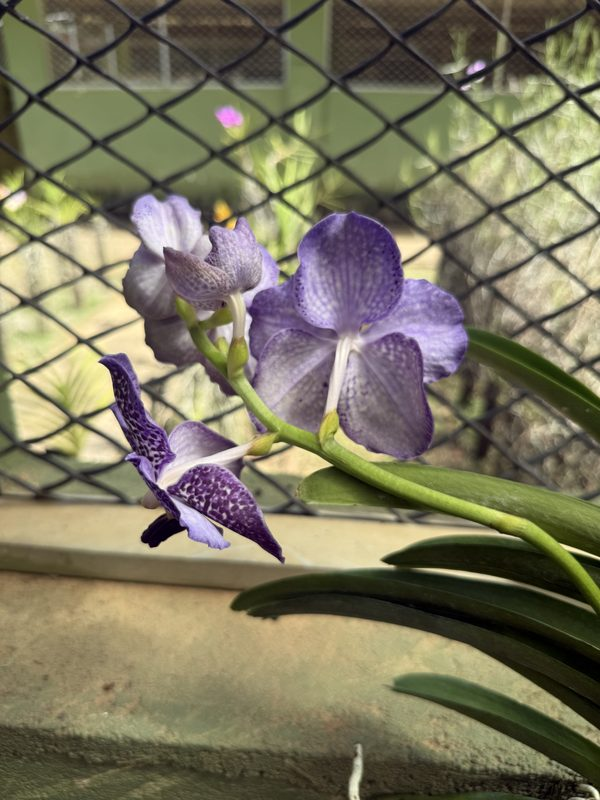
#> input picture ml-models/hybrid_pollination/data/knowledge/collection/img_6038.jpg, 600 x 800 px; its folder holds only this picture in this run
$ python label_flowers.py --dir ../data/knowledge/collection
#> lines starting #> are read from the running program, lines starting #| are printed output that depends on the picture; after the words box and inside, x2 and y2 are one past the last pixel; in counts of white or black regions, pixels touching at a corner belong together
"""
Hybrid Pollination - Automatic Flower Labelling for Cutout Images

Proposes flower / no-flower labels for background-removed orchid images, so
that a supervised flower detector can be trained without hand-labelling 800
pictures from scratch.

WHY THIS IS EASY HERE AND WAS IMPOSSIBLE ON THE NURSERY PHOTOS
---------------------------------------------------------------
Flower detection failed on the project's own whole-plant photographs because
the background defeated it: bright gaps of greenhouse roof between the leaves
are compact, enclosed by foliage, and LESS saturated than a backlit bloom
(measured: bloom hue ~14 / saturation ~33 against sky hue ~109 / saturation
~44). No colour threshold separates them.

These images have the background removed. What remains is plant on white. A
flower is then simply the part of the plant that is neither white background
nor green foliage - a rule that cannot fire on sky, gravel, netting or a hand,
because none of those are present.

The labels this produces are PROPOSALS. They are written with a confidence and
a margin so the uncertain ones can be reviewed first; the clear cases do not
need checking. Nothing here should be treated as ground truth until the
low-confidence rows have been looked at.

Usage:
    python src/label_flowers.py --dir "C:/Users/VICTUS/Pictures/orchid"
    python src/label_flowers.py --dir ... --review 40      # write a review sheet
"""

import os
import sys
import csv
import argparse

import cv2
import numpy as np


BASE_DIR = os.path.dirname(os.path.dirname(os.path.abspath(__file__)))
OUT_CSV = os.path.join(BASE_DIR, "data", "knowledge", "cutout_flower_labels.csv")
REVIEW_DIR = os.path.join(BASE_DIR, "results", "flower_label_review")

# Background is near-white in these cutouts
BG_VALUE = 225          # V above this with low saturation is background
BG_SATURATION = 35

# Foliage hue band in OpenCV space
LEAF_HUE_LO, LEAF_HUE_HI = 28, 95

# A flower must be this fraction of the PLANT (not the frame) to count
MIN_FLOWER_FRACTION = 0.020
CONFIDENT_FRACTION = 0.060
MIN_BLOB_AREA = 40      # px at native ~224x224


def analyse_cutout(image_path: str) -> dict:
    """
    Measure the flower fraction of one background-removed plant image.

    Returns:
        dict with plant_fraction, flower_fraction, label, confidence, colour
    """
    img = cv2.imread(image_path)
    if img is None:
        raise ValueError(f"Could not read {image_path}")

    hsv = cv2.cvtColor(img, cv2.COLOR_BGR2HSV)
    H, S, V = hsv[:, :, 0], hsv[:, :, 1], hsv[:, :, 2]

    # Background: bright and unsaturated
    background = (V >= BG_VALUE) & (S <= BG_SATURATION)
    plant = (~background).astype(np.uint8) * 255

    # Clean up JPEG fringing around the cutout edge
    kernel = cv2.getStructuringElement(cv2.MORPH_ELLIPSE, (3, 3))
    plant = cv2.morphologyEx(plant, cv2.MORPH_OPEN, kernel, iterations=1)

    plant_px = int(cv2.countNonZero(plant))
    frame_px = img.shape[0] * img.shape[1]

    if plant_px < 200:
        return {"plant_fraction": 0.0, "flower_fraction": 0.0, "label": "unknown",
                "confidence": 0.0, "colour": "", "n_blobs": 0,
                "note": "no plant found"}

    # Foliage: green, within the plant
    foliage = ((H >= LEAF_HUE_LO) & (H <= LEAF_HUE_HI)).astype(np.uint8) * 255
    foliage = cv2.bitwise_and(foliage, plant)

    # Flower candidate: plant, not foliage, and actually coloured.
    # The saturation floor keeps brown stems and pale roots out.
    coloured = (S >= 45).astype(np.uint8) * 255
    flower = cv2.bitwise_and(cv2.bitwise_and(plant, cv2.bitwise_not(foliage)), coloured)
    flower = cv2.morphologyEx(flower, cv2.MORPH_OPEN, kernel, iterations=1)
    flower = cv2.morphologyEx(flower, cv2.MORPH_CLOSE, kernel, iterations=2)

    # Keep only blobs big enough to be a bloom, not stem speckle
    n, labels, stats, _ = cv2.connectedComponentsWithStats((flower > 0).astype(np.uint8), 8)
    keep = np.zeros_like(flower)
    n_blobs = 0
    for lab in range(1, n):
        if stats[lab, cv2.CC_STAT_AREA] >= MIN_BLOB_AREA:
            keep[labels == lab] = 255
            n_blobs += 1

    flower_px = int(cv2.countNonZero(keep))
    fraction = flower_px / plant_px

    if fraction >= MIN_FLOWER_FRACTION:
        label = "flower"
        confidence = float(np.clip(fraction / CONFIDENT_FRACTION, 0.0, 1.0))
    else:
        label = "no_flower"
        # Confident it is empty when there is almost nothing there
        confidence = float(np.clip(1.0 - fraction / MIN_FLOWER_FRACTION, 0.0, 1.0))

    colour = ""
    if label == "flower" and flower_px > 0:
        hues = H[keep > 0]
        vals = V[keep > 0]
        colour = _name_colour(float(np.median(hues)), float(np.median(vals)))

    return {
        "plant_fraction": round(plant_px / frame_px, 4),
        "flower_fraction": round(fraction, 4),
        "label": label,
        "confidence": round(confidence, 3),
        "colour": colour,
        "n_blobs": n_blobs,
        "note": "",
    }


def _name_colour(hue: float, value: float) -> str:
    """Rough colour name from median hue."""
    if value < 90:
        return "dark"
    for name, lo, hi in [("red", 0, 8), ("orange", 9, 20), ("yellow", 21, 33),
                         ("cyan", 96, 105), ("blue", 106, 125),
                         ("violet", 126, 145), ("magenta", 146, 168), ("red", 169, 179)]:
        if lo <= hue <= hi:
            return name
    return "other"


def write_review_sheet(rows: list, source_dir: str, n: int):
    """
    Build contact sheets of the least confident labels, for quick eyeballing.

    Reviewing the uncertain ones is enough - the confident cases are the ones
    a person would agree with instantly anyway.
    """
    os.makedirs(REVIEW_DIR, exist_ok=True)
    uncertain = sorted(rows, key=lambda r: r["confidence"])[:n]

    tiles, labels = [], []
    for r in uncertain:
        img = cv2.imread(os.path.join(source_dir, r["image"]))
        if img is None:
            continue
        tile = cv2.resize(img, (140, 140))
        colour = (0, 140, 0) if r["label"] == "flower" else (0, 0, 160)
        cv2.rectangle(tile, (0, 0), (139, 139), colour, 3)
        cv2.putText(tile, r["image"][:8], (4, 16), cv2.FONT_HERSHEY_SIMPLEX,
                    0.38, (0, 0, 0), 1, cv2.LINE_AA)
        cv2.putText(tile, f"{r['label'][:6]} {r['confidence']:.2f}", (4, 133),
                    cv2.FONT_HERSHEY_SIMPLEX, 0.36, colour, 1, cv2.LINE_AA)
        tiles.append(tile)
        labels.append(r["image"])

    if not tiles:
        return

    per_row = 8
    rows_out = []
    for i in range(0, len(tiles), per_row):
        chunk = tiles[i:i + per_row]
        while len(chunk) < per_row:
            chunk.append(np.full((140, 140, 3), 255, np.uint8))
        rows_out.append(np.hstack(chunk))

    sheet = np.vstack(rows_out)
    path = os.path.join(REVIEW_DIR, "least_confident.jpg")
    cv2.imwrite(path, sheet)
    print(f"[SAVED] Review sheet -> {path}")
    print("        Green border = labelled flower, red = labelled no_flower.")
    print("        Check these; the high-confidence ones do not need review.")


def main():
    parser = argparse.ArgumentParser()
    parser.add_argument("--dir", required=True, help="Folder of cutout images")
    parser.add_argument("--review", type=int, default=40,
                        help="How many least-confident images to put on a review sheet")
    args = parser.parse_args()

    if not os.path.isdir(args.dir):
        raise SystemExit(f"[ERROR] Not a folder: {args.dir}")

    files = sorted(f for f in os.listdir(args.dir)
                   if os.path.splitext(f)[1].lower() in {".jpg", ".jpeg", ".png"})
    print(f"[STEP] Labelling {len(files)} cutout images...")

    rows = []
    for i, name in enumerate(files, 1):
        if i % 100 == 0:
            print(f"  {i}/{len(files)}")
        try:
            r = analyse_cutout(os.path.join(args.dir, name))
#> in analyse_cutout, img is the input picture: shape (800, 600, 3); mean B, G, R 94.8, 118.8, 123.7
#> in analyse_cutout, `H, S, V = hsv[:, :, 0], hsv[:, :, 1], hsv[:, :, 2]`:
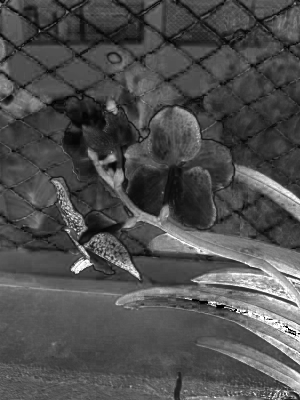
#> S: shape (800, 600) (shown at 1/2 size); min 0, max 255, mean 79.1
#> in analyse_cutout, `H, S, V = hsv[:, :, 0], hsv[:, :, 1], hsv[:, :, 2]`:
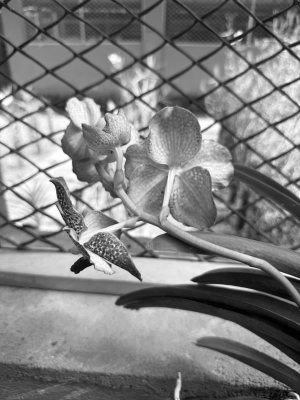
#> V: shape (800, 600) (shown at 1/2 size); min 0, max 255, mean 127.4
#> in analyse_cutout, `background = (V >= BG_VALUE) & (S <= BG_SATURATION)`:
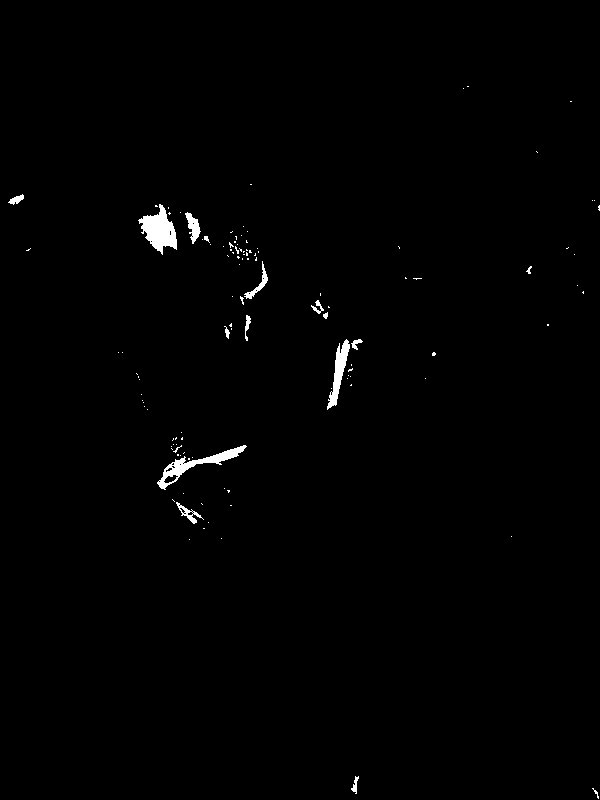
#> background: shape (800, 600) bool; 0.8% white; 117 white regions (101 under 20 px), largest, box (x1, y1, x2, y2) and area: (138, 204, 177, 255) 1018, (157, 445, 247, 490) 830, (327, 339, 350, 410) 594
#> in analyse_cutout, `plant_px = int(cv2.countNonZero(plant))`: plant_px = 475976
#> in analyse_cutout, `n, labels, stats, _ = cv2.connectedComponentsWithStats((flower > 0).as..`:
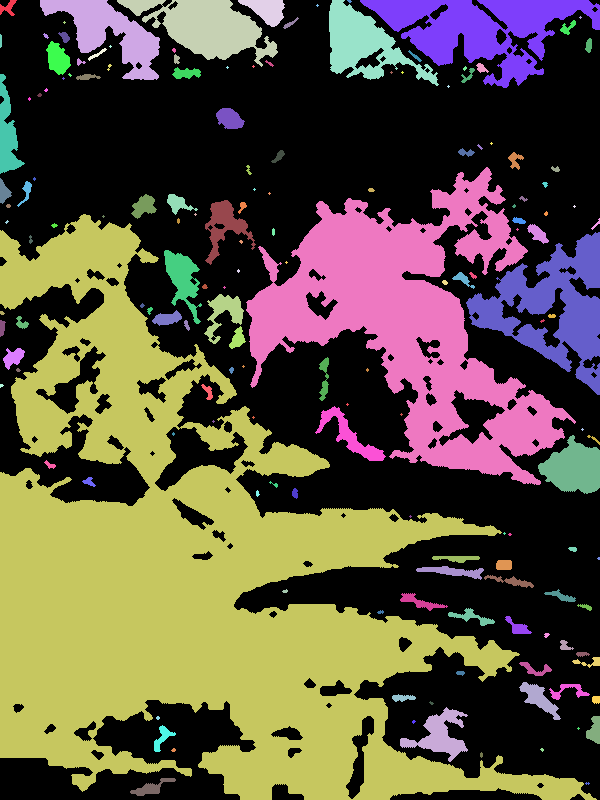
#> labels: shape (800, 600) int32; 160 distinct labels, from 0 to 159; one colour per label, 0 black
#> in analyse_cutout, `n, labels, stats, _ = cv2.connectedComponentsWithStats((flower > 0).as..`: n = 160; stats = 160 rows, first 6: [0, 0, 600, 800, 249499], [0, 0, 17, 16, 129], [40, 0, 120, 80, 4018], [117, 0, 161, 67, 5142], [238, 0, 47, 27, 726], [329, 0, 110, 86, 3909]
#> after the loop in analyse_cutout, `for lab in range(1, n):`:
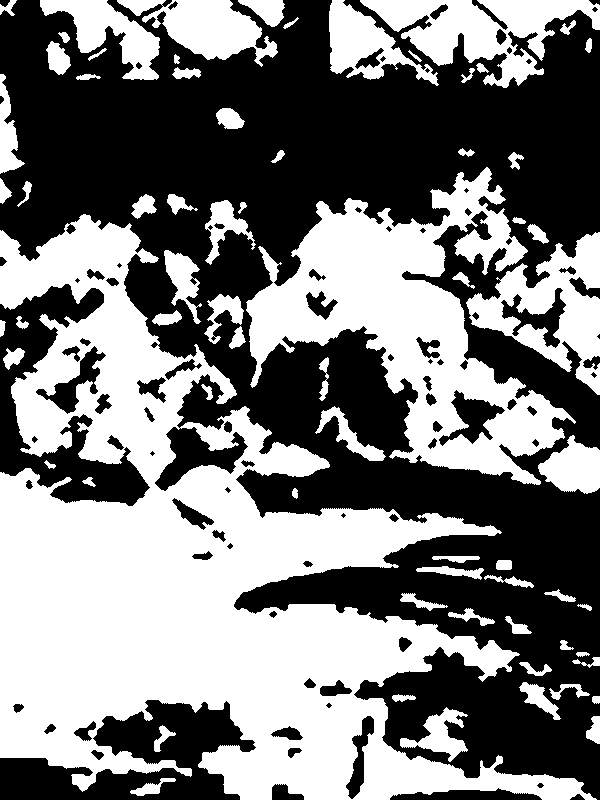
#> keep: shape (800, 600); 47.8% white; 70 white regions, largest, box (x1, y1, x2, y2) and area: (0, 214, 597, 800) 138670, (246, 167, 576, 485) 39439, (360, 0, 600, 88) 9577
#> after the loop in analyse_cutout, `for lab in range(1, n):`: n_blobs = 70
#> in analyse_cutout, `flower_px = int(cv2.countNonZero(keep))`: flower_px = 229289
#> in analyse_cutout, `fraction = flower_px / plant_px`: fraction = 0.482
#> in analyse_cutout, `confidence = float(np.clip(fraction / CONFIDENT_FRACTION, 0.0, 1.0))`: confidence = 1
#> in analyse_cutout, `colour = _name_colour(float(np.median(hues)), float(np.median(vals)))`: colour = 'yellow'
        except Exception as e:
            print(f"  [WARN] {name}: {e}")
            continue
        rows.append({"image": name, "source_dir": args.dir, **r})

    os.makedirs(os.path.dirname(OUT_CSV), exist_ok=True)
    with open(OUT_CSV, "w", newline="", encoding="utf-8") as f:
        f.write("# AUTO-PROPOSED flower labels for background-removed orchid images.\n")
        f.write("# These are proposals, not verified ground truth. Review the\n")
        f.write("# low-confidence rows before training on them.\n")
        w = csv.DictWriter(f, fieldnames=list(rows[0].keys()))
        w.writeheader()
        w.writerows(rows)

    n_flower = sum(1 for r in rows if r["label"] == "flower")
#> n_flower = 1
    n_none = sum(1 for r in rows if r["label"] == "no_flower")
#> n_none = 0
    low = sum(1 for r in rows if r["confidence"] < 0.5)
#> low = 0

    print("\n" + "=" * 62)
    print("AUTO-LABELLING RESULT")
    print("=" * 62)
    print(f"  flower     : {n_flower:4d}  ({n_flower / len(rows) * 100:.0f}%)")
#|   flower     :    1  (100%)
    print(f"  no_flower  : {n_none:4d}  ({n_none / len(rows) * 100:.0f}%)")
#|   no_flower  :    0  (0%)
    print(f"  low confidence (<0.5), review these: {low}")
#|   low confidence (<0.5), review these: 0

    colours = {}
    for r in rows:
        if r["label"] == "flower" and r["colour"]:
            colours[r["colour"]] = colours.get(r["colour"], 0) + 1
#> this loop made 1 pass
#> after the loop, colours = {'yellow': 1}
    if colours:
        print("\n  flower colours proposed:")
        for c, n in sorted(colours.items(), key=lambda x: -x[1]):
            print(f"    {n:4d}  {c}")
#> this loop made 1 pass
#> (c, n) on pass 1: ('yellow', 1)
#> (printed output is left out)

    print("=" * 62)
    print(f"[SAVED] {OUT_CSV}")

    if args.review:
        write_review_sheet(rows, args.dir, args.review)
#> in write_review_sheet, `uncertain = sorted(rows, key=lambda r: r["confidence"])[:n]`: uncertain = 1 item
#> in write_review_sheet, `colour = (0, 140, 0) if r["label"] == "flower" else (0, 0, 160)`: colour = (0, 140, 0)
#> in write_review_sheet, `cv2.putText(tile, f"{r['label'][:6]} {r['confidence']:.2f}", (4, 133),..`:
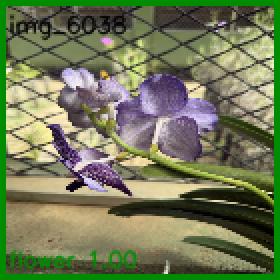
#> tile: shape (140, 140, 3) (shown 2 times larger); mean B, G, R 87.7, 122.1, 113.8
#> the loop in write_review_sheet, `for i in range(0, len(tiles), per_row):` made 1 pass
#> after the loop in write_review_sheet, `for i in range(0, len(tiles), per_row):`: rows_out = 1 item
#> in write_review_sheet, `sheet = np.vstack(rows_out)`:
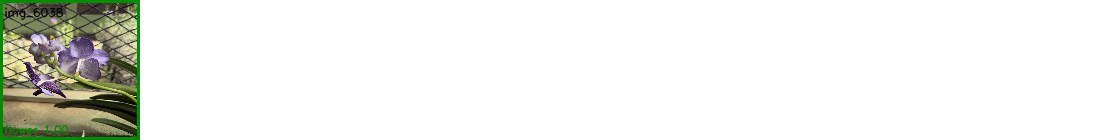
#> sheet: shape (140, 1120, 3); mean of channels 0, 1, 2 234.1, 238.4, 237.4; drawn as B, G, R


if __name__ == "__main__":
    main()

$ run again, on ml-models/hybrid_pollination/data/knowledge/collection/img_6249.jpg
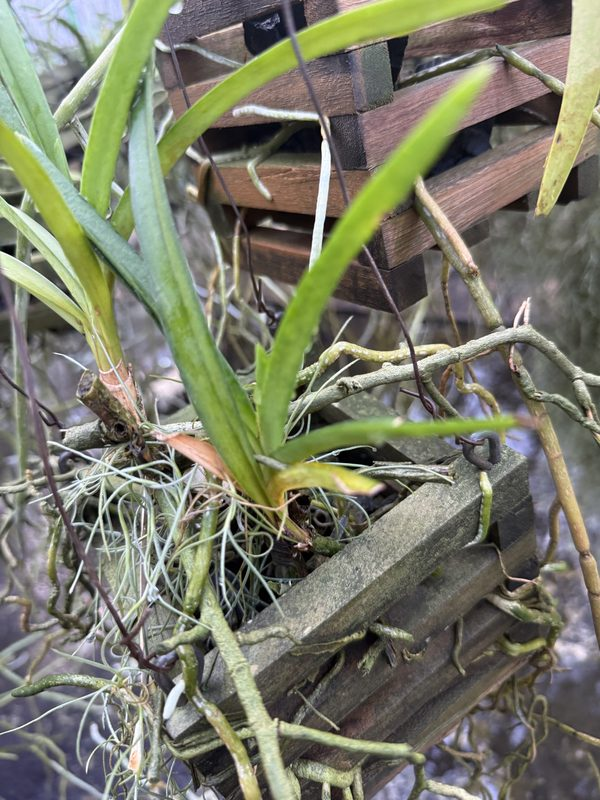
#> input picture ml-models/hybrid_pollination/data/knowledge/collection/img_6249.jpg, 600 x 800 px
#> in analyse_cutout, img is the input picture: shape (800, 600, 3); mean B, G, R 105.2, 122.7, 121.3
#> hsv: shape (800, 600, 3); mean H, S, V 58.5, 52.9, 128.9
#> background: shape (800, 600) bool; 2.3% white; 710 white regions (621 under 20 px), largest, box (x1, y1, x2, y2) and area: (309, 140, 330, 267) 976, (4, 201, 74, 276) 586, (53, 26, 124, 118) 581
#> in analyse_cutout, `plant = cv2.morphologyEx(plant, cv2.MORPH_OPEN, kernel, iterations=1)`:
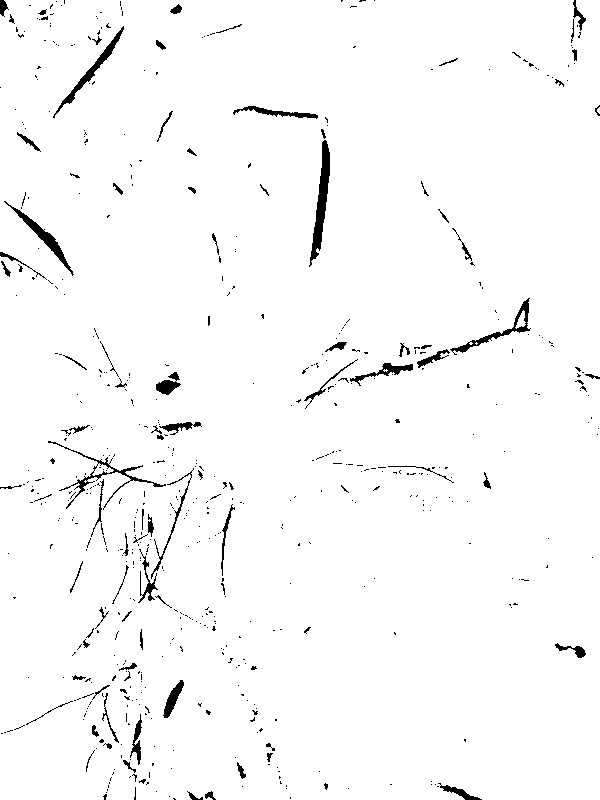
#> plant: shape (800, 600); 97.6% white; 606 black regions (521 under 20 px), largest, box (x1, y1, x2, y2) and area: (309, 140, 330, 267) 991, (48, 441, 166, 510) 629, (53, 26, 124, 118) 617
#> plant_px = 468365
#> coloured: shape (800, 600); 43.7% white; 1190 white regions (951 under 20 px), largest, box (x1, y1, x2, y2) and area: (0, 0, 600, 645) 133557, (290, 0, 571, 81) 11425, (424, 483, 566, 791) 10565
#> labels: shape (800, 600) int32; 330 distinct labels, from 0 to 329
#> in analyse_cutout, `n, labels, stats, _ = cv2.connectedComponentsWithStats((flower > 0).as..`: n = 330; stats = 330 rows, first 6: [0, 0, 600, 800, 377962], [9, 0, 39, 51, 668], [20, 0, 4, 2, 6], [25, 0, 6, 3, 13], [35, 0, 19, 8, 112], [58, 0, 6, 3, 15]
#> after the loop in analyse_cutout, `for lab in range(1, n):`: n_blobs = 123
#> flower_px = 99176
#> fraction = 0.212
#> confidence = 1
#> in analyse_cutout, `colour = _name_colour(float(np.median(hues)), float(np.median(vals)))`: colour = 'yellow'
#> n_flower = 1
#> n_none = 0
#|   flower     :    1  (100%)
#|   no_flower  :    0  (0%)
#|   low confidence (<0.5), review these: 0
#> the loop in main, `for r in rows:` made 1 pass
#> after the loop in main, `for r in rows:`: colours = {'yellow': 1}
#> the loop in main, `for c, n in sorted(colours.items(), key=lambda x: -x[1]):` made 1 pass
#> (c, n) on pass 1: ('yellow', 1)
#> (printed output is left out)
#> uncertain = 1 item
#> in write_review_sheet, `colour = (0, 140, 0) if r["label"] == "flower" else (0, 0, 160)`: colour = (0, 140, 0)
#> the loop in write_review_sheet, `for i in range(0, len(tiles), per_row):` made 1 pass
#> after the loop in write_review_sheet, `for i in range(0, len(tiles), per_row):`: rows_out = 1 item
#> in write_review_sheet, `sheet = np.vstack(rows_out)`:
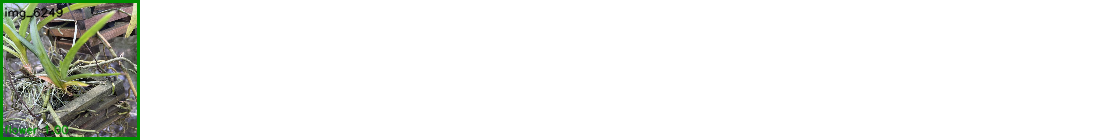
#> sheet: shape (140, 1120, 3); mean of channels 0, 1, 2 234.8, 238.4, 236.7; drawn as B, G, R
